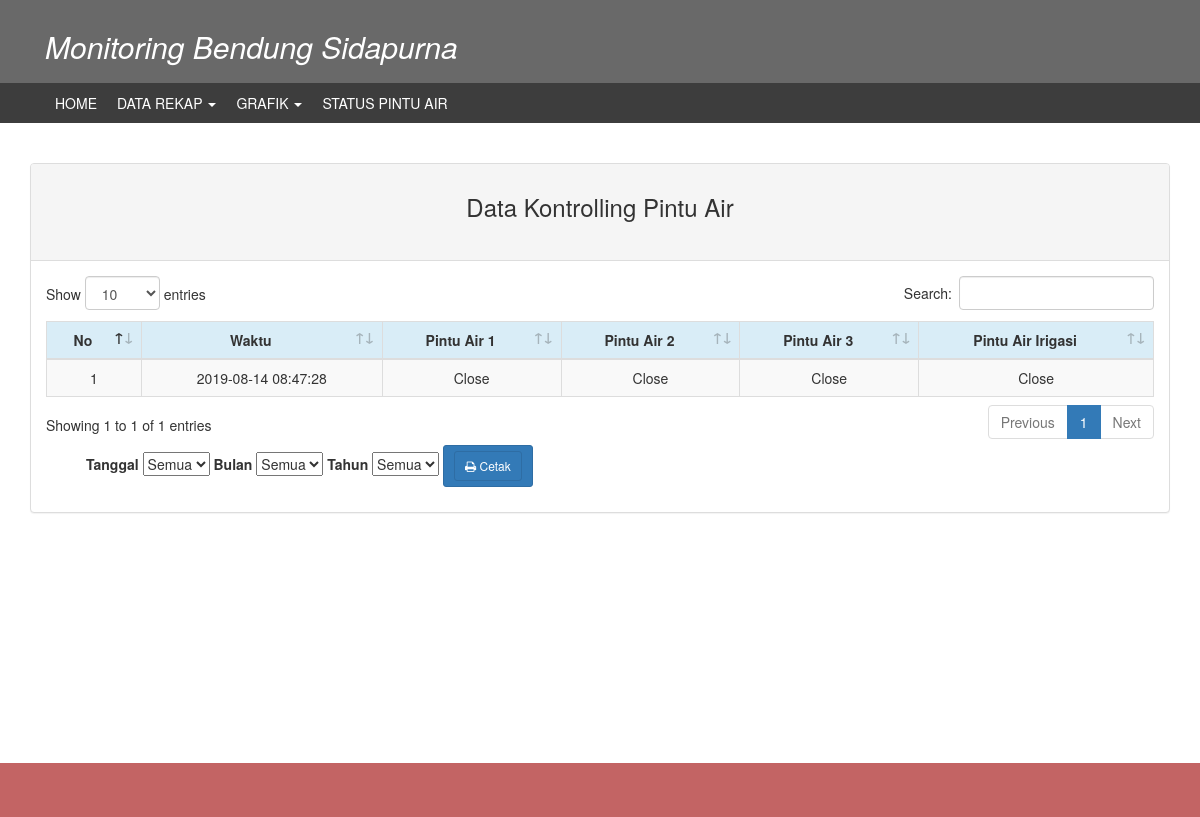
/index.php/monitoring/kontrol_pintu, run on the app's committed database.
### tables this page shows
CREATE TABLE `kontroling` (
  `id` int(10) NOT NULL,
  `waktu` timestamp NOT NULL DEFAULT CURRENT_TIMESTAMP ON UPDATE CURRENT_TIMESTAMP,
  `pintu_air_1` varchar(10) NOT NULL,
  `pintu_air_2` varchar(10) NOT NULL,
  `pintu_air_3` varchar(10) NOT NULL,
  `pintu_air_irigasi` varchar(10) NOT NULL
);

### application/controllers/Monitoring.php (called while the page is built, shortened)
<?php
class Monitoring extends CI_Controller {
	function kontrol_pintu(){
		$this->load->model('M_bendung','kontrol_pintu');
		$data['isi']=$this->kontrol_pintu->get_kontrol_pintu_desc();
		$data['page'] = 'frontend/kontrol_pintu';
		$data['footer'] = 'frontend/footer2';
		$data['option_tanggal'] = $this->kontrol_pintu->option_tanggal_kontrol();
		$data['option_bulan'] = $this->kontrol_pintu->option_bulan_kontrol();
		$data['option_tahun'] = $this->kontrol_pintu->option_tahun_kontrol();
		$this->load->view('frontend/monitoring', $data, FALSE);
	}
}

### index.php (called while the page is built, shortened)
<?php
require_once BASEPATH.'core/CodeIgniter.php';

### application/models/M_bendung.php (called while the page is built, shortened)
<?php
class M_bendung extends CI_Model {
	function get_kontrol_pintu_desc(){
		$this->db->select('*');
		$this->db->from('kontroling');
		$this->db->order_by('id', 'desc');
		return $this->db->get()->result();
	}
	function option_tanggal_kontrol(){
		$this->db->select('DAY(waktu) AS tanggal');
		$this->db->from('kontroling');
		$this->db->order_by('DAY(waktu)');
		$this->db->group_by('DAY(waktu)');
		return $this->db->get()->result();
	}
	function option_bulan_kontrol(){
		$this->db->select('MONTH(waktu) AS bulan');
		$this->db->from('kontroling');
		$this->db->order_by('MONTH(waktu)');
		$this->db->group_by('MONTH(waktu)');
		return $this->db->get()->result();
	}
	function option_tahun_kontrol(){
		$this->db->select('YEAR(waktu) AS tahun');
		$this->db->from('kontroling');
		$this->db->order_by('YEAR(waktu)');
		$this->db->group_by('YEAR(waktu)');
		return $this->db->get()->result();
	}
}

### application/views/frontend/kontrol_pintu.php (the view, shortened to what this page needs)
<div class="content-wrapper">
    <div class="container">
        <div class="row">
            <div class="col-lg-12">
                <div class="panel panel-default">
                    <div class="panel-heading">
                        <center><h3 class="card-title">Data Kontrolling Pintu Air</h3></center>
                        <br>
                    </div>
                    <div class="panel-body">
                        <div class="card-body">
                            <div class="table-responsive">
                                <table id="example1" class="table table-bordered table-hover table-striped">
                                    <thead>
                                        <tr class="bg-info">
                                            <th><center>No</center></th>
                                            <th><center>Waktu</center></th>
                                            <th><center>Pintu Air 1</center></th>
                                            <th><center>Pintu Air 2</center></th>
                                            <th><center>Pintu Air 3</center></th>
                                            <th><center>Pintu Air Irigasi</center></th>
                                        </tr>
                                    </thead>
                                    <tbody>
                                        <?php
                                          if ($this->uri->segment(2) == 'kontrol_pintu') {
                                            $no=1;
                                            foreach ($isi as $data) { ?>
                                              <tr>
                                                  <td><center><?php echo $no++ ;?></center></td>
                                                  <td><center><?php echo $data->waktu;?></center></td>
                                                  <td><center><?php echo $data->pintu_air_1;?></center></td>
                                                  <td><center><?php echo $data->pintu_air_2;?></center></td>
                                                  <td><center><?php echo $data->pintu_air_3;?></center></td>
                                                  <td><center><?php echo $data->pintu_air_irigasi;?></center></td>
                                              </tr>
                                            <?php  }
                                          }
                                        ?>
                                    </tbody>
                                </table>
                            </div>
                        </div>
                        <?php echo form_open('Monitoring/cetak_pdf_kontrol') ?>
                          <ul class="text-left">
                            <label>Tanggal</label>
                            <select name="tanggal">
                              <option value="">Semua</option>
                            </select>
                            <label>Bulan</label>
                            <select name="bulan">
                              <option value="">Semua</option>
                            </select>
                            <label>Tahun</label>
                            <select name="tahun">
                              <option value="">Semua</option>
                            </select>
                            <button type="submit" class="text-right btn btn-primary btn-sm"><a class="text-right btn btn-primary btn-sm">  <i class="fa fa-print"></i> Cetak</a></button>
                          </ul>
                        <?php echo form_close() ?>
                    </div>
                </div>
            </div>
        </div>
    </div>
</div>

### data on the page
kontroling: waktu "2019-08-14 08:47:28", pintu_air_1 "Close", pintu_air_2 "Close", pintu_air_3 "Close", pintu_air_irigasi "Close"
